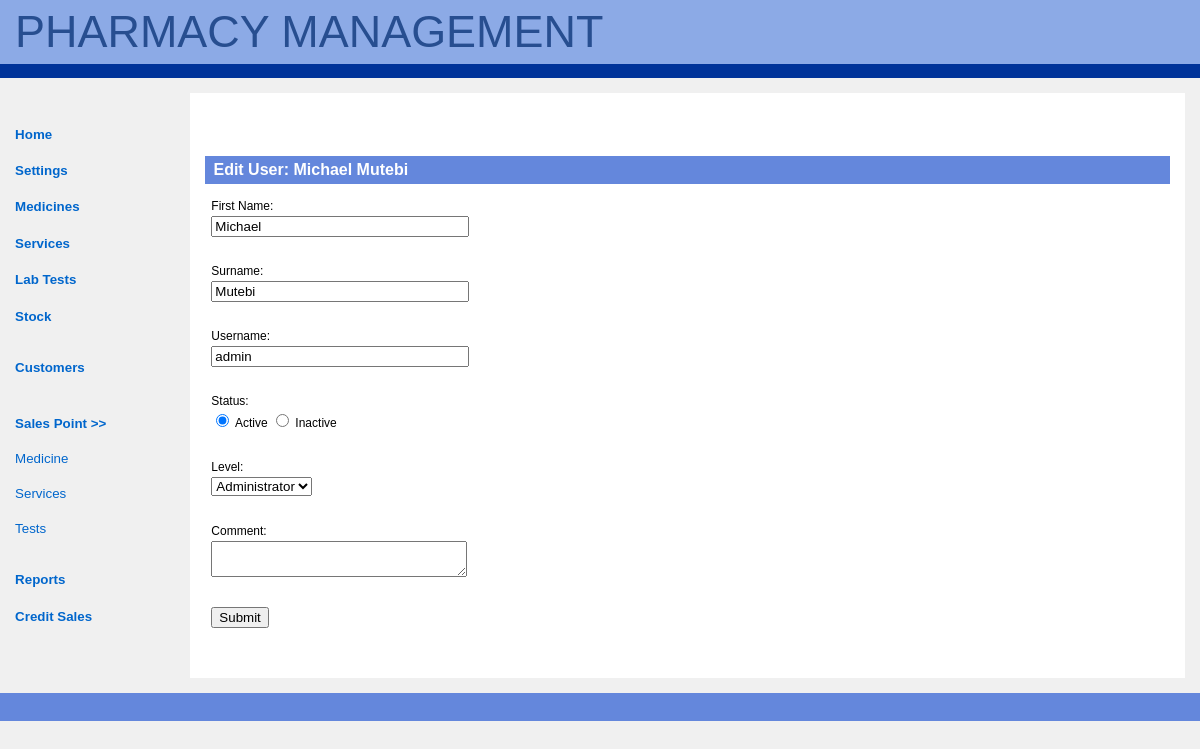
Page /edit_user.php?id=1 (signed in) on the committed database.
### tables this page shows
CREATE TABLE IF NOT EXISTS `users` (
  `id` int(11) NOT NULL AUTO_INCREMENT,
  `status` enum('1','0') NOT NULL DEFAULT '1',
  `username` varchar(15) NOT NULL,
  `password` varchar(40) NOT NULL,
  `first_name` varchar(20) NOT NULL,
  `last_name` varchar(20) NOT NULL,
  `level` enum('admin','staff','user') NOT NULL DEFAULT 'user',
  `comment` text,
  PRIMARY KEY (`id`),
  UNIQUE KEY `username` (`username`)
);

### edit_user.php (the view, shortened to what this page needs)
<?php require_once("includes/connection.php");?>
<?php require_once("includes/functions.php");?>
<?php
if(isset($_GET['id'])){
	$user_id = $_GET['id'];
}
$result = select_user($user_id);
$user = mysql_fetch_array($result);
?>
<?php include("includes/header.php");?>
<div id="main-copy">
        <h1>Edit User: <?php echo $user['first_name']." ".$user['last_name'];?></h1>
        <form action="edit_user.php?id=<?php echo $user['id']?>" method="post">
        <p><label>First Name:</label>
        <input type="text" name="first_name" id="first_name" maxlength="30" value="<?php echo htmlentities($user['first_name'])?>"/></p>
        <p><label>Surname:</label>
        <input type="text" name="last_name" id="last_name" maxlength="30" value="<?php echo htmlentities($user['last_name'])?>"/></p>
        <p><label>Username:</label>
        <input type="text" name="username" id="username" maxlength="30" value="<?php echo htmlentities($user['username'])?>"/></p>
        <p><label>Status:</label>
        <input type="radio" name="status" value="1"
        <?php
        if($user['status'] == 1){
                echo " checked ";
        }
        ?>/>
        Active
        <input type="radio" name="status" value="0"
        <?php
        if($user['status'] == 0){
                echo " checked ";
        }
        ?>/>
        Inactive</p>
        <p><label>Level:</label>
        <select name="level" id="level">
        <option value="admin"
        <?php if($user['username'] == "admin"){
                echo " selected=\"selected\"";
            }?>
        >Administrator</option>
        </select></p>
        <p><label>Comment:</label>
        <textarea name="comment"></textarea></p>
        <p><input type="submit" name="edit_user" id="edit_user" value="Submit" /></p>
        </form>
        </div>
        <div id="footer">
        </div>
    </body>
</html>

### css/style.css (style rules this page uses)
body { color: black; background-color: rgb(240,240,240); font-family: verdana, helvetica, arial, sans-serif; font-size: 100%; margin: 0; padding: 0; }
html > body { font-size: 10pt; }
#main-copy { color: black; background-color: white; text-align: justify; line-height: 1.5em; margin: 15px; margin-left: 190px; height: 555px; padding: 15px; border-left: 15px; }
#main-copy p { margin: 1em 1ex 2em 1ex; padding: 0; }
p { margin-left:20px; font-size:0.9em; line-height:0.em; }
#main-copy h1 { color: white; background-color: rgb(100,135,220); font-size: 1.2em; font-weight: bold; margin: 3em 0 0 0; padding: 0.5ex 0 0.5ex 1ex; }
#footer { color: white; background-color: rgb(100,135,220); font-size: 91%; margin: 0; padding: 1em 2.5mm 2.5ex 2.5mm; clear: both; }
label { display:block; font-size: 1em; margin: .8em 0 0; }
input[type="search"], input[type="date"], input[type="number"], input[type="password"], input[type="text"], input[type="email"], input[type="url"], textarea { width: 250px; }
input[type="submit"] { display:; }

### rows in the picture
users: first_name "Michael", last_name "Mutebi", username "admin", status "☑", level "Administrator"
